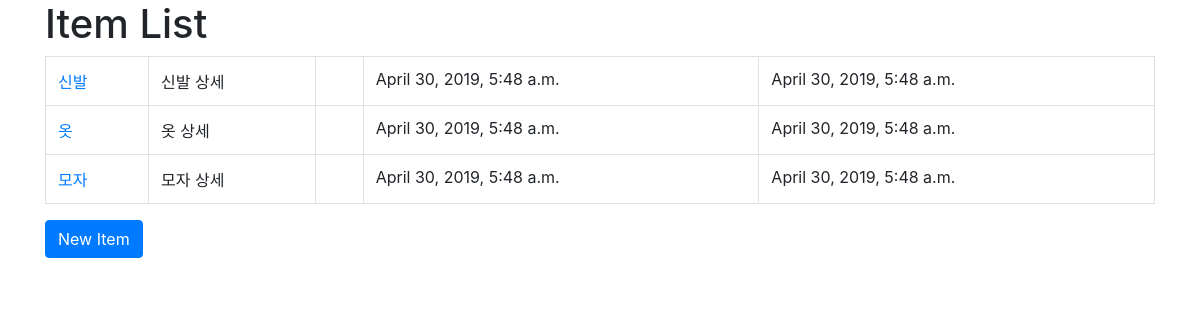
The page /myshop/ on the database its author committed.
### myshop/models.py (models this page shows)
class Item(models.Model):
    name = models.CharField(max_length=100)
    desc = models.TextField(blank=True)
    created_at = models.DateTimeField(auto_now_add=True)
    updated_at = models.DateTimeField(auto_now=True)

### myshop/views.py (the view)
# urls.py: path('', views.item_list),
def item_list(request):
    qs = Item.objects.all()  # QuerySet 타입
    return render(request, 'myshop/item_list.html', {
        'item_list': qs,
    })

### myshop/templates/myshop/item_list.html
<link rel="stylesheet" href="https://stackpath.bootstrapcdn.com/bootstrap/4.3.1/css/bootstrap.min.css" />
<div class="container">
    <div class="row">
        <div class="col-sm-12">
            <h1>Item List</h1>
            <table class="table table-bordered table-hover">
            {% for item in item_list %}
                <tr>
                    <td>
                        <a href="/myshop/items/{{ item.pk }}/">
                            {{ item.name }}
                        </a>
                    </td>
                    <td>{{ item.desc }}</td>
                    <td>{{ item.price }}</td>
                    <td>{{ item.created_at }}</td>
                    <td>{{ item.updated_at }}</td>
                </tr>
            {% endfor %}
            </table>
            <a href="#" class="btn btn-primary">New Item</a>
        </div>
    </div>
</div>

### rows shown on the page
Item: name "신발", desc "신발 상세", created_at "April 30, 2019, 5:48 a.m.", updated_at "April 30, 2019, 5:48 a.m."
Item: name "옷", desc "옷 상세", created_at "April 30, 2019, 5:48 a.m.", updated_at "April 30, 2019, 5:48 a.m."
Item: name "모자", desc "모자 상세", created_at "April 30, 2019, 5:48 a.m.", updated_at "April 30, 2019, 5:48 a.m."
